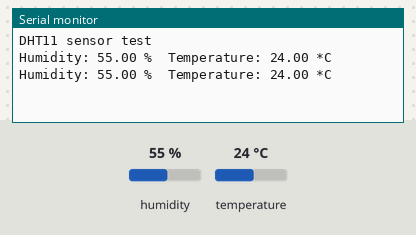
Bench run of a sketch on a simulated ESP32. Parts: the last lines printed to the serial monitor. The test bench sets the inputs (shaded band); at power-on: humidity 55 %, temperature 24 °C.

Above: at 4.8 s.
4.9 s: humidity set to 22 %
At 6.6 s:
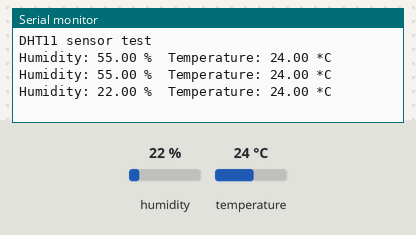
7.9 s: temperature set to 12 °C
At 8.9 s:
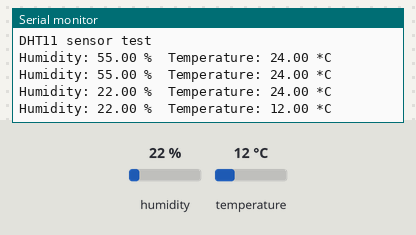
10.9 s: humidity set to 40 %
At 12.5 s:
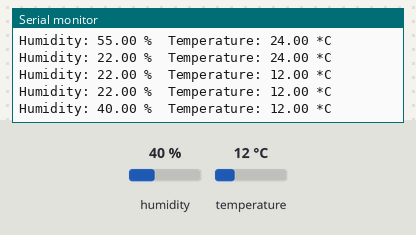
Timing chart, 0 to 14.0 s (numbered marks = the images above; inputs shaded):
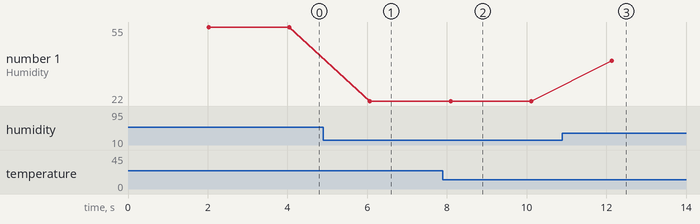

Measured:
- after the input at 4.9 s, the serial monitor: prints a new line after 1.2 s (image 1)
- after the input at 7.9 s, the serial monitor: prints a new line after 0.19 s (image 2)
- after the input at 10.9 s, the serial monitor: prints a new line after 1.2 s (image 3)
- plotted number 1: 55 → 22 after the input at 4.9 s, 22 → 40 after the input at 10.9 s

The sketch:

dht.ino
```cpp
#include <DHT.h>

// Define the sensor pin and type
#define DHTPIN 26  // DHT sensor data pin
#define DHTTYPE DHT11  // DHT 11

DHT dht(DHTPIN, DHTTYPE);

void setup() {
  Serial.begin(115200);
  Serial.println("DHT11 sensor test");

  // Initialize the DHT sensor
  dht.begin();
}

void loop() {
  // Wait a few seconds between measurements
  delay(2000);

  // Read temperature and humidity
  float humidity = dht.readHumidity();
  float temperature = dht.readTemperature();

  // Check if any reads failed and exit early (to try again)
  if (isnan(humidity) || isnan(temperature)) {
    Serial.println("Failed to read from DHT sensor!");
    return;
  }

  // Print the results
  Serial.print("Humidity: ");
  Serial.print(humidity);
  Serial.print(" %\t");
  Serial.print("Temperature: ");
  Serial.print(temperature);
  Serial.println(" *C");
}
```
